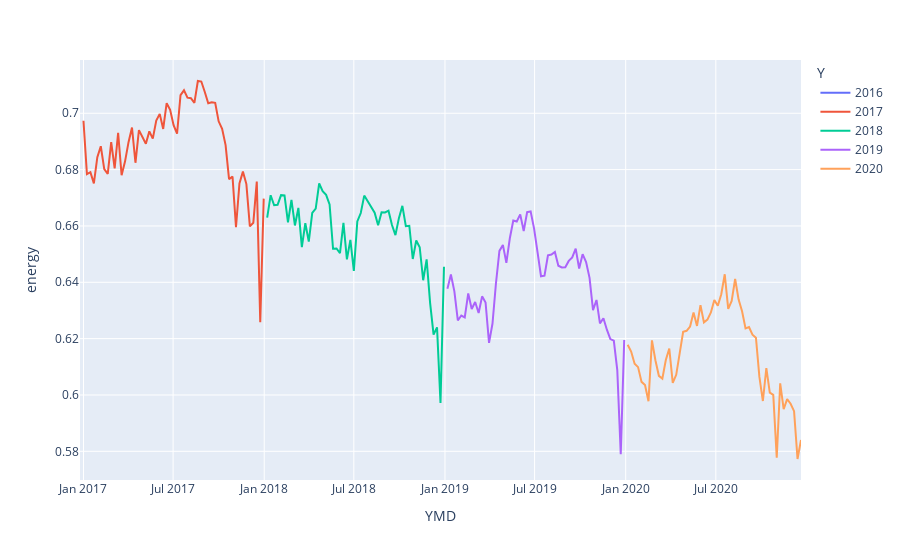

The notebook cell this image was saved under:
### Code cell
import plotly.express as px

fig = px.line(week_average, x="YMD", y="energy", color='Y')
fig.show()
